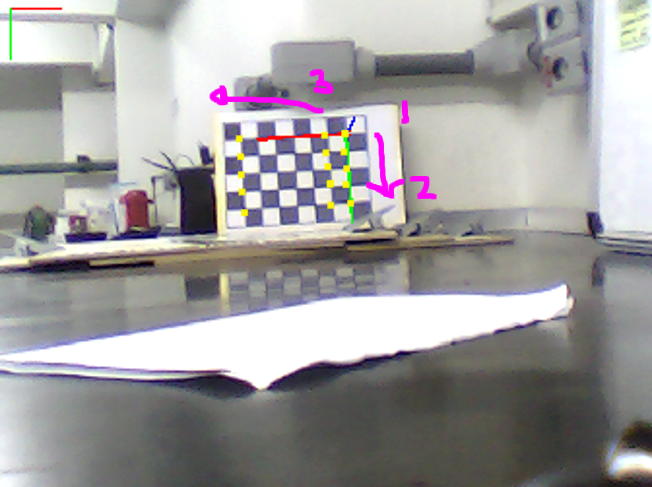
//> input picture Como funciona pontos.png, 652 x 487 px, given in place of the camera
$ ./main   (built with g++ and OpenCV 4)
//> lines starting //> are read from the running program, lines starting //| are printed output that depends on the picture

#include <string>
#include "opencv2/opencv.hpp"

using namespace cv;
using namespace std;

const string trackbarWindowName = "Trackbars";

int threshold1;
int const max_threshold1 = 100;
int threshold2;
int const max_threshold2 = 300;


int ratio = 3;
int kernel_size = 3;
const char* window_name = "Canny";

void on_trackbar( int, void* )
{//This function gets called whenever a
	// trackbar position is changed

}

void createTrackbars(){
	//create window for trackbars
	namedWindow(trackbarWindowName,0);
	//create memory to store trackbar name on window
	char TrackbarName[50];
	sprintf( TrackbarName, "threshold1", threshold1);
	sprintf( TrackbarName, "threshold2", threshold2);

	//create trackbars and insert them into window
	//3 parameters are: the address of the variable that is changing when the trackbar is moved(eg.H_LOW),
	//the max value the trackbar can move (eg. H_HIGH),
	//and the function that is called whenever the trackbar is moved(eg. on_trackbar)
	//                                  ---->    ---->     ---->
	createTrackbar( "threshold1", trackbarWindowName, &threshold1, max_threshold1, on_trackbar );
//> slider 'threshold1' is set to 33
	createTrackbar( "threshold2", trackbarWindowName, &threshold2, max_threshold2, on_trackbar );
//> slider 'threshold2' is set to 100

}


int main(int, char**)
{
    createTrackbars();

    VideoCapture cap(0); // open the default camera

    if(!cap.isOpened())  // check if we succeeded
        return -1;

    Mat edges;
    Mat edges2;
    namedWindow("edges",1);
    namedWindow("edges2",2);


    for(;;)
    {
        Mat frame;

        cap >> frame; // get a new frame from camera
//> frame is the input picture: 487 rows x 652 cols, CV_8UC3; mean B, G, R 158.2, 157.8, 159.9
        cvtColor(frame, edges, COLOR_BGR2GRAY);
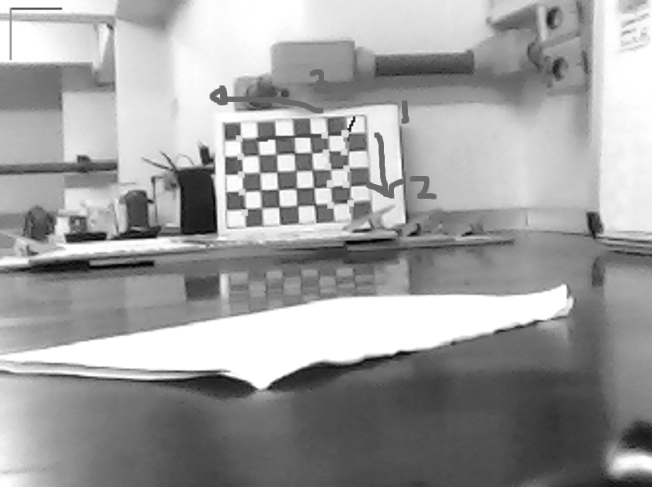
//> edges: 487 rows x 652 cols, CV_8UC1; min 1, max 255, mean 158.5


        bilateralFilter(edges, edges2, 3, 150, 150);
        medianBlur(edges2, edges2, 15);
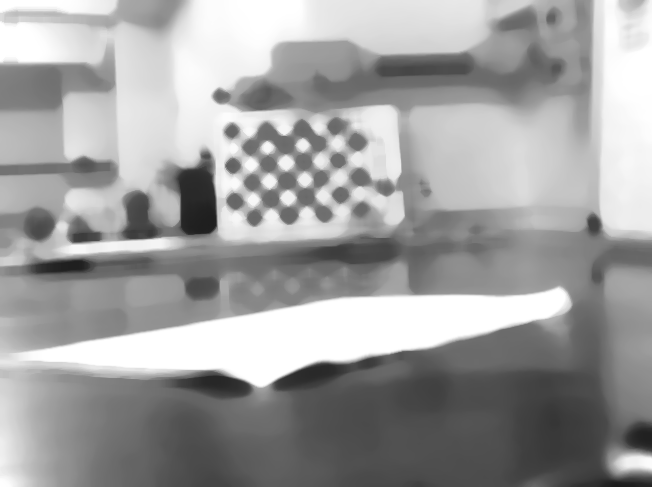
//> edges2: 487 rows x 652 cols, CV_8UC1; min 28, max 255, mean 159.4

        Canny(edges, edges, threshold1, threshold2, 3);
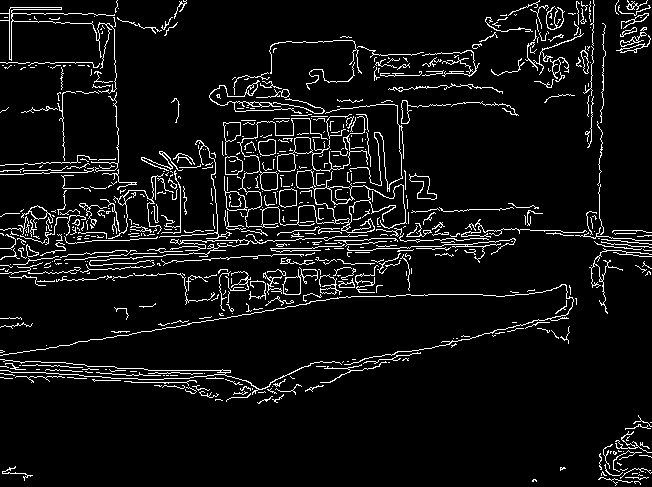
//> edges: 487 rows x 652 cols, CV_8UC1; 6.7% white in thin lines or dots
//> threshold1 = 33; threshold2 = 100
        Canny(edges2, edges2, threshold1, threshold2, 3);
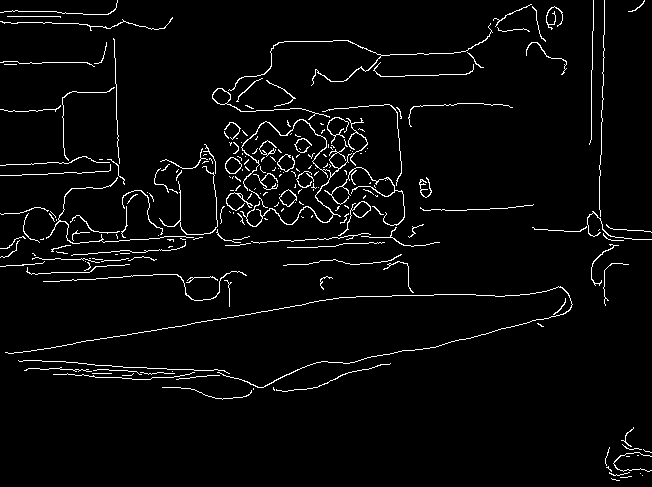
//> edges2: 487 rows x 652 cols, CV_8UC1; 3.5% white in thin lines or dots

        imshow("edges", edges);
        imshow("edges2", edges2);

        if(waitKey(30) >= 0) break;
//> the Esc key is pressed
    }
    // the camera will be deinitialized automatically in VideoCapture destructor
    return 0;
}
